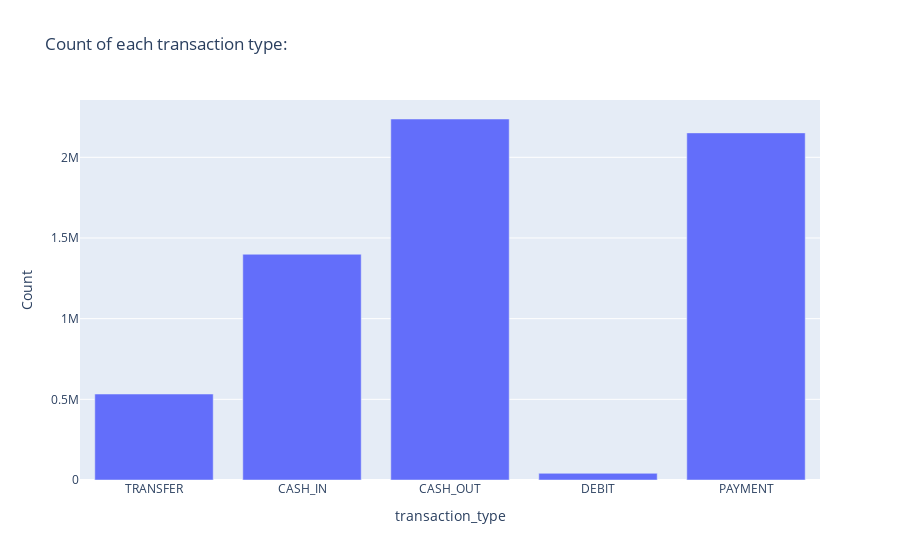

Notebook code cell kept with this figure:
### Code cell
fig2.show()

### Figure 1 — Plotly figure (JSON) as saved in the notebook; plotly's stock layout.template omitted (floating-point values rounded to 4 significant figures)
{"data": [{"alignmentgroup": "True", "hovertemplate": "transaction_type=%{x}<br>Count=%{y}<extra></extra>", "legendgroup": "", "marker": {"color": "#636efa", "pattern": {"shape": ""}}, "name": "", "offsetgroup": "", "orientation": "v", "showlegend": false, "textposition": "auto", "type": "bar", "x": ["TRANSFER", "CASH_IN", "CASH_OUT", "DEBIT", "PAYMENT"], "xaxis": "x", "y": [532909, 1399284, 2237500, 41432, 2151495], "yaxis": "y"}], "layout": {"barmode": "relative", "legend": {"tracegroupgap": 0}, "title": {"text": "Count of each transaction type:"}, "xaxis": {"anchor": "y", "domain": [0, 1], "title": {"text": "transaction_type"}}, "yaxis": {"anchor": "x", "domain": [0, 1], "title": {"text": "Count"}}}}
